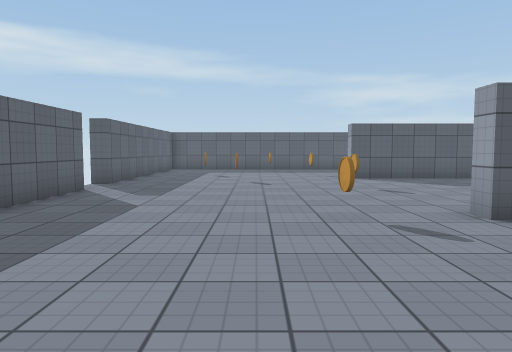
view 1 (above)

15 first-person views from a walk through a Unity game level. The camera is 1.3 m above the floor, tilts 4° down and sees 70° across. The floor is counted in squares, 1.35 m on a side. Each view is taken from the middle of a square. On the plan, view 1 faces up. The plan holds only what a view shows up to about 13 squares ahead; the rest is blank. The player is left out. Some animated figures are left out. Surface patterns are stand-ins for the level's own textures.

view 2
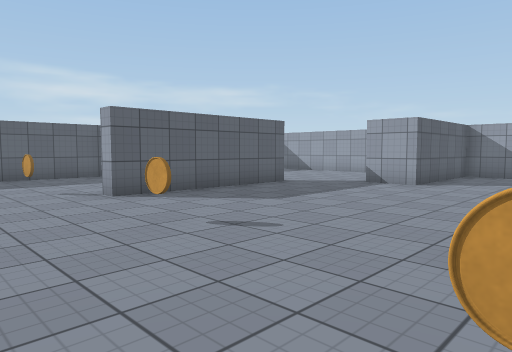

view 3
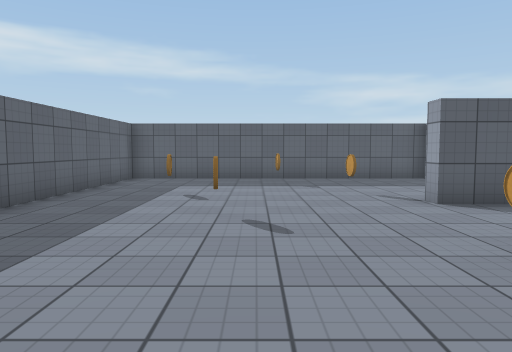

view 4
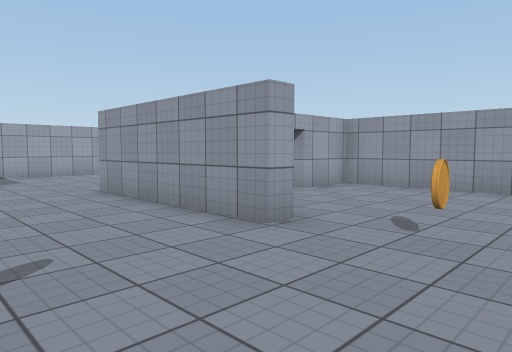

view 5
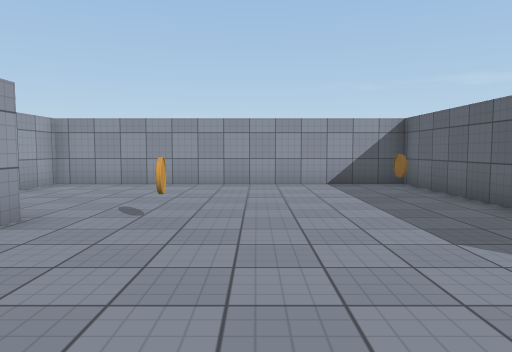

view 6
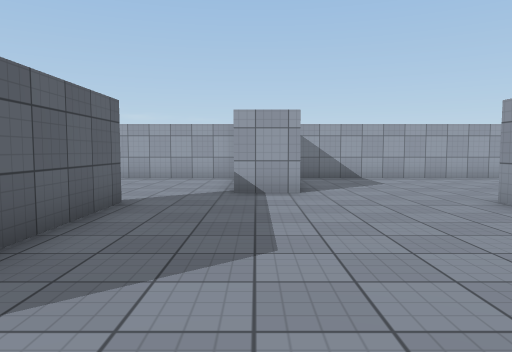

view 7
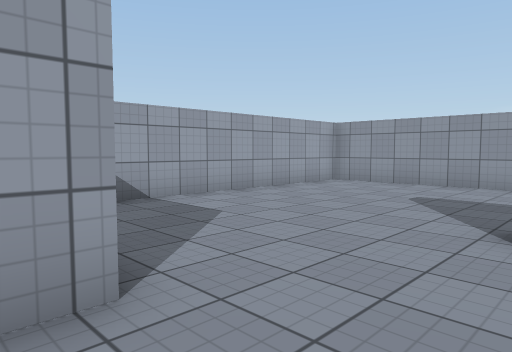

view 8
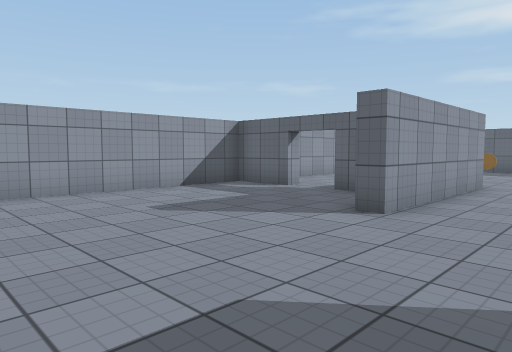

view 9
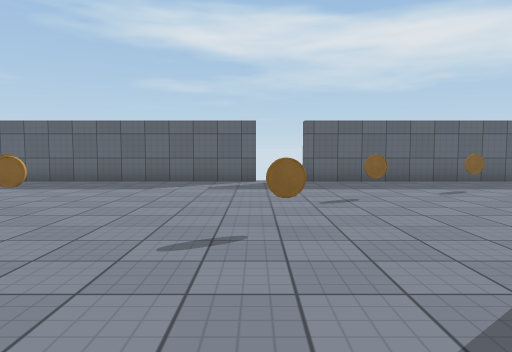

view 10
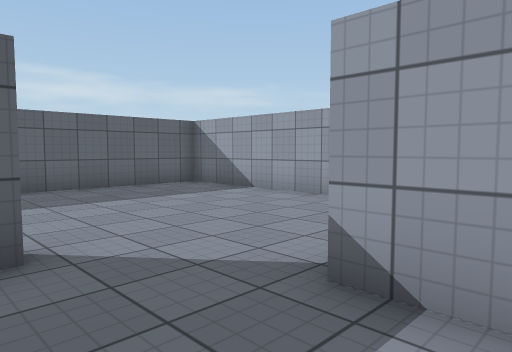

view 11
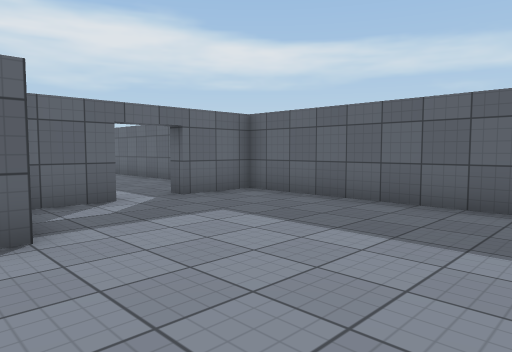

view 12
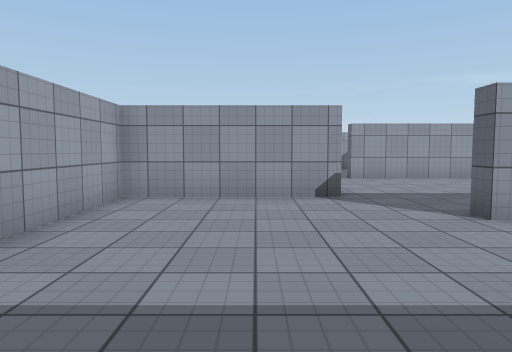

view 13
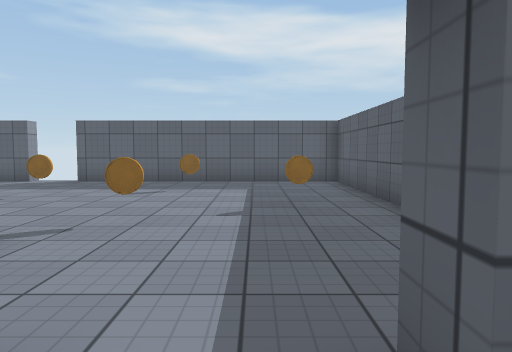

view 14
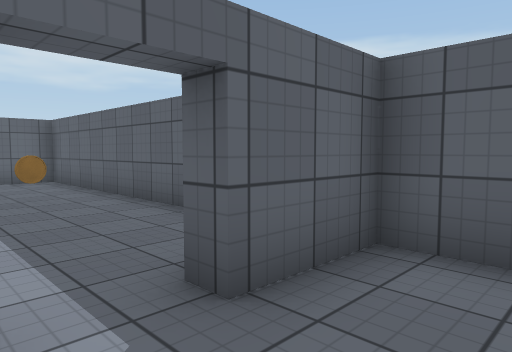

view 15
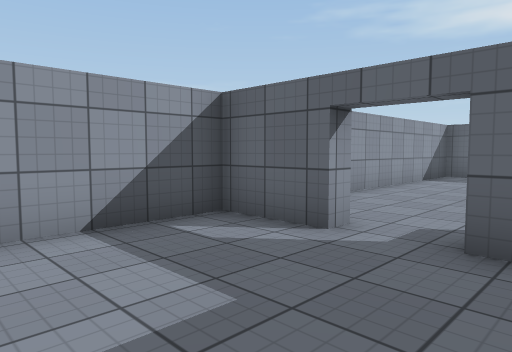

### Floor plan
Points are (right, up) in squares from view 1. A wall is a line through its corners. A room is listed if a view was taken in it or the views show most of it. See-through windows are left out.
Room 1 (views 1, 2, 3, 4, 5, 6, 7, 8, 9, 10, 15)
walls: (3.3, 4.9) (3.3, 5.5) (8.7, 5.5) (8.7, 5); (6.3, 3.6) (6.3, 3); (7.5, 12.5) (3.3, 12.5) (3.3, 13); (-4.8, 9) (-4.2, 9) (-4.2, -0.5) (5.7, -0.5) (5.7, 1.5) (6.3, 1.5) (6.3, -0.5) (14.7, -0.5) (14.7, 9) (10.3, 9) (10.3, 10.5); (5.9, 18.5) (-4.2, 18.5) (-4.2, 10.5) (-4.8, 10.5)
ways out: opening at (6, 16) to room 2; opening at (9, 11.7) to room 2; gap at (-5, 9)
objects: coin (-3, 2); coin (-2, 14); coin (-1, 11); coin (1, 5); coin (1, 17); coin (2, 14); coin (3, 9)
Room 2 (views 11, 12, 13, 14)
walls: (8.7, 13.1) (8.7, 12.5) (7.5, 12.5); (10.3, 10.5) (14.7, 10.5) (14.7, 18.5) (6.3, 18.5) (6.3, 16.5) (5.8, 16.5); (6.3, 15.1) (6.3, 13.5)
ways out: opening at (6, 16) to room 1; opening at (9, 11.7) to room 1

Where each view was taken, in squares from view 1:
view 1: 0 up, 0 right, facing up
view 2: 5 up, 0 right, facing up-right
view 3: 6 up, 0 right, facing up
view 4: 9 up, 0 right, facing down-right
view 5: 10 up, 0 right, facing down
view 6: 10 up, 2 right, facing right
view 7: 10 up, 8 right, facing down-right
view 8: 8 up, 14 right, facing down-left
view 9: 9 up, 7 right, facing left
view 10: 9 up, 8 right, facing up-right
view 11: 12 up, 13 right, facing up-left
view 12: 18 up, 12 right, facing down
view 13: 16 up, 7 right, facing left
view 14: 15 up, 8 right, facing up-left
view 15: 4 up, 10 right, facing down-left
